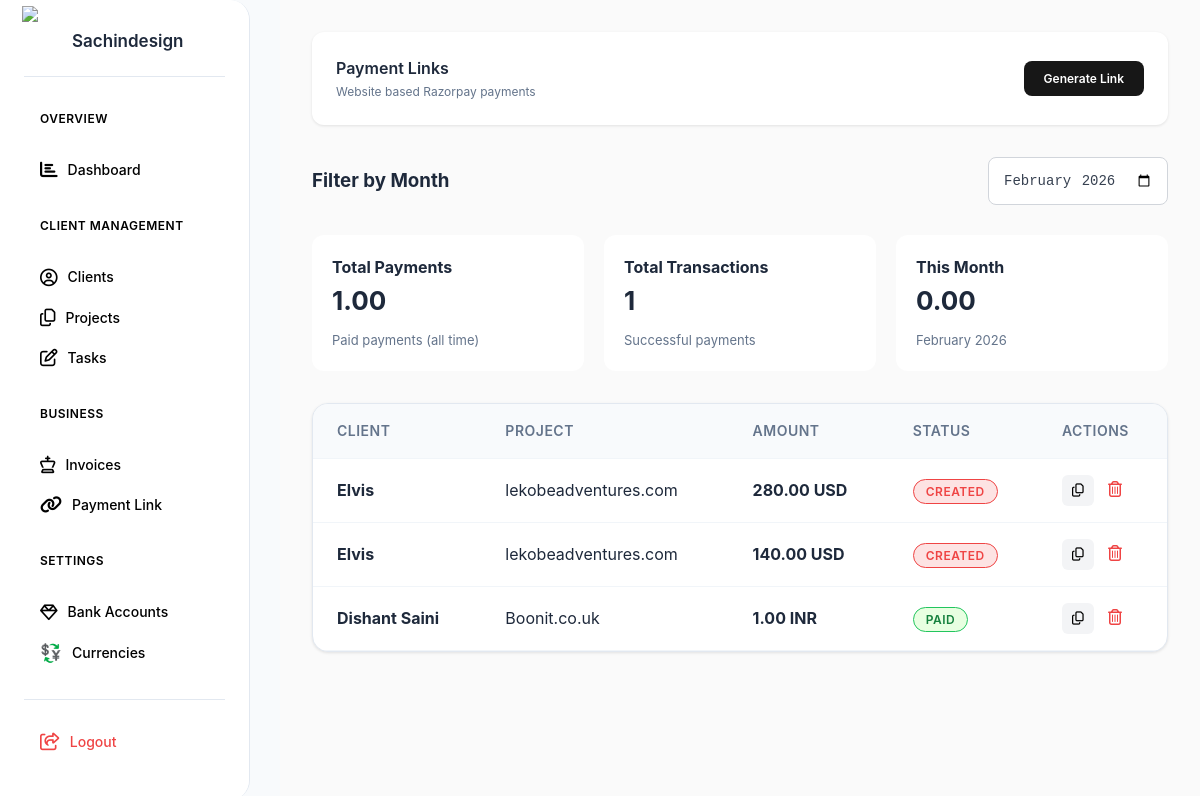
Screenshot of /paymentlink.php (signed in) with the database file from the repository.
### tables this page shows
CREATE TABLE `payment_links` (
  `id` int(11) NOT NULL,
  `client_id` int(11) NOT NULL,
  `project_id` int(11) NOT NULL,
  `amount` decimal(10,2) NOT NULL,
  `currency` varchar(5) NOT NULL,
  `slug` varchar(50) DEFAULT NULL,
  `razorpay_order_id` varchar(100) DEFAULT NULL,
  `razorpay_link_id` varchar(100) NOT NULL,
  `razorpay_link_url` text NOT NULL,
  `status` enum('created','paid','cancelled') DEFAULT 'created',
  `created_at` timestamp NULL DEFAULT current_timestamp(),
  `paid_at` datetime DEFAULT NULL
);

CREATE TABLE `clients` (
  `id` int(11) NOT NULL,
  `name` varchar(255) NOT NULL,
  `email` varchar(255) NOT NULL,
  `phone` varchar(20) DEFAULT NULL,
  `country` varchar(100) DEFAULT 'India',
  `whatsapp` varchar(20) DEFAULT NULL,
  `brand_name` varchar(255) DEFAULT NULL,
  `reference_websites` text DEFAULT NULL,
  `status` enum('Active','Paused','Completed') DEFAULT 'Active',
  `notes` text DEFAULT NULL,
  `created_at` timestamp NULL DEFAULT current_timestamp()
);

CREATE TABLE `projects` (
  `id` int(11) NOT NULL,
  `title` varchar(255) NOT NULL,
  `client_id` int(11) NOT NULL,
  `services` longtext DEFAULT NULL CHECK (json_valid(`services`)),
  `start_date` date DEFAULT NULL,
  `end_date` date DEFAULT NULL,
  `status` enum('Idea','In Progress','Review','Done') DEFAULT 'Idea',
  `deliverables` text DEFAULT NULL,
  `file_path` varchar(255) DEFAULT NULL,
  `notes` text DEFAULT NULL,
  `created_at` timestamp NULL DEFAULT current_timestamp()
);

### paymentlink.php (the view, shortened to what this page needs)
<?php
require_once 'config/database.php';
$selectedMonth = $_GET['month'] ?? date('Y-m');
[$year, $month] = explode('-', $selectedMonth);
$paymentsLinks = $pdo->query("
    SELECT pl.*, c.name AS client_name, p.title AS project_title
    FROM payment_links pl
    JOIN clients c ON c.id = pl.client_id
    JOIN projects p ON p.id = pl.project_id
    ORDER BY pl.id DESC
")->fetchAll();
$totalPaymentsTillDate = $pdo->query("
    SELECT IFNULL(SUM(amount),0)
    FROM payments
")->fetchColumn();
$totalTxn = $pdo->query("
    SELECT COUNT(*)
    FROM payments
")->fetchColumn();
$thisMonthStmt = $pdo->prepare("
    SELECT IFNULL(SUM(amount),0)
    FROM payments
    WHERE MONTH(paid_at)=?
    AND YEAR(paid_at)=?
");
$thisMonthStmt->execute([$month, $year]);
$thisMonthAmount = $thisMonthStmt->fetchColumn();
?>
<!DOCTYPE html>
<html>
<head>
<link href="assets/style.css" rel="stylesheet">
<link rel="stylesheet" href="https://cdnjs.cloudflare.com/ajax/libs/font-awesome/6.5.0/css/all.min.css">
</head>
<body>
<div class="container">
        <nav class="sidebar">
           <div class="logo">
    <div class="logo-icon">
        <img src="https://sachindesign.com/assets/img/Sachin's%20photo.png" alt="Logo Icon" />
    </div>
    <div class="logo-text">Sachindesign</div>
</div>
            <div class="nav-section">
                <div class="nav-title">Overview</div>
                <a href="index.php" class="nav-item">
                    <span class="nav-item-icon"><i class="fas fa-chart-bar"></i></span>
                    <span>Dashboard</span>
                </a>
            </div>
            <div class="nav-section">
                <div class="nav-title">Client Management</div>
                <a href="clients.php" class="nav-item">
                    <span class="nav-item-icon"><i class="fa-regular fa-circle-user"></i></span>
                    <span>Clients</span>
                </a>
                <a href="projects.php" class="nav-item">
                    <span class="nav-item-icon"><i class="fa-regular fa-copy"></i></span>
                    <span>Projects</span>
                </a>
                <a href="tasks.php" class="nav-item">
                    <span class="nav-item-icon"><i class="fa-regular fa-pen-to-square"></i></span>
                    <span>Tasks</span>
                </a>
            </div>
            <div class="nav-section">
                <div class="nav-title">Business</div>
                <a href="invoices.php" class="nav-item">
                    <span class="nav-item-icon"><i class="fa-regular fa-chess-king"></i></span>
                    <span>Invoices</span>
                </a>
                <a href="paymentlink.php" class="nav-item">
                    <span class="nav-item-icon"><i class="fa-solid fa-link"></i></span>
                    <span>Payment Link</span>
                </a>
            </div>
            <div class="nav-section">
                <div class="nav-title">Settings</div>
                <a href="bank-accounts.php" class="nav-item">
                    <span class="nav-item-icon"><i class="fa-regular fa-gem"></i></span>
                    <span>Bank Accounts</span>
                </a>
                <a href="currencies.php" class="nav-item">
                    <span class="nav-item-icon">💱</span>
                    <span>Currencies</span>
                </a>
            </div>
                <div class="nav-section" style="margin-top: auto; border-top: 1px solid #e2e8f0; padding-top: 1rem;">
        <a href="logout.php" class="nav-item logout-item" onclick="return confirm('Are you sure you want to logout?')">
                    <span class="nav-item-icon"><i class="fa-regular fa-share-from-square"></i></span>
            <span>Logout</span>
        </a>
    </div>
        </nav>
<main class="main-content">
<header class="header">
    <div>
        <h1>Payment Links</h1>
        <p>Website based Razorpay payments</p>
    </div>
    <a href="create-paymentlink.php" class="btn btn-primary">
        Generate Link
    </a>
</header>
<div style="margin-top:25px;display:flex;justify-content:space-between;align-items:center">
    <h3>Filter by Month</h3>
    <input type="month"
           class="form-input"
           value="<?= $selectedMonth ?>"
           onchange="window.location='paymentlink.php?month='+this.value">
</div>
<div class="stats-grid">
<div class="card">
    <h4>Total Payments</h4>
    <div class="stat-value"><?= number_format($totalPaymentsTillDate,2) ?></div>
    <div class="stat-sub">Paid payments (all time)</div>
</div>
<div class="card">
    <h4>Total Transactions</h4>
    <div class="stat-value"><?= number_format($totalTxn) ?></div>
    <div class="stat-sub">Successful payments</div>
</div>
<div class="card">
    <h4>This Month</h4>
    <div class="stat-value"><?= number_format($thisMonthAmount,2) ?></div>
    <div class="stat-sub"><?= date('F Y', strtotime($selectedMonth)) ?></div>
</div>
</div>
<div class="table-container" style="margin-top:25px">
<table class="table">
<thead>
<tr>
<th>Client</th>
<th>Project</th>
<th>Amount</th>
<th>Status</th>
<th>Actions</th>
</tr>
</thead>
<tbody>
<?php foreach ($paymentsLinks as $p):
    $paymentUrl = "https://panel.sachindesign.com/pay.php?slug=".$p['slug'];
?>
<tr>
<td><strong><?= htmlspecialchars($p['client_name']) ?></strong></td>
<td><?= htmlspecialchars($p['project_title']) ?></td>
<td><strong><?= number_format($p['amount'],2) ?> <?= $p['currency'] ?></strong></td>
<td>
<span class="status <?= strtolower($p['status']) ?>">
<?= ucfirst($p['status']) ?>
</span>
</td>
<td>
<button class="copy-btn"
onclick="copyPayment(
'<?= addslashes($p['client_name']) ?>',
'<?= addslashes($p['project_title']) ?>',
'<?= number_format($p['amount'],2).' '.$p['currency'] ?>',
'<?= $paymentUrl ?>',
this)">
<i class="fa-regular fa-copy"></i>
</button>
<a class="delete-btn"
href="paymentlink.php?delete_id=<?= $p['id'] ?>"
onclick="return confirm('Delete this payment page permanently?')">
<i class="fa-regular fa-trash-can"></i>
</a>
</td>
</tr>
<?php endforeach; ?>
</tbody>
</table>
</div>
</main>
</div>
</body>
</html>

### assets/style.css (style rules this page uses)
* { margin: 0; padding: 0; box-sizing: border-box; }
body { font-family: 'Poppins', -apple-system, BlinkMacSystemFont, sans-serif; background: #f8fafc; color: #1e293b; line-height: 1.6; }
.container { display: flex; min-height: 100vh; }
.sidebar { border-radius: 0px 20px 20px 0px; width: 250px; background: #ffffff; padding: 1.5rem; position: fixed; height: 100vh; overflow-y: auto; border-right: 1px solid #e2e8f0; box-shadow: none; }
.logo { display: flex; align-items: center; gap: 0.75rem; margin-bottom: 2rem; padding-bottom: 1rem; border-bottom: 1px solid #e2e8f0; }
.logo-icon { width: 36px; height: 36px; background: linear-gradient(135deg, #667eea 0%, #764ba2 100%); border-radius: 8px; display: flex; align-items: center; justify-content: center; font-weight: bold; color: white; font-size: 1.1rem; }
.logo-text { font-size: 17px; font-weight: 600; color: #1e293b; }
.logo-icon img { width: 40px; height: auto; }
.logo-icon { background: #0000!important; }
.main-content { background: #fafafa !important; }
.nav-section { margin-bottom: 2rem; }
.nav-title { color: #000000; margin-bottom: 0px; font-size: 0.75rem; font-weight: 600; text-transform: uppercase; margin-bottom: 1rem; letter-spacing: 0.5px; padding-left: 1rem; }
.nav-item { display: flex; align-items: center; gap: 10px; padding: 0.75rem 1rem; color: #000000; text-decoration: none; border-radius: 8px; font-size: 14px; margin-bottom: -0.75rem; transition: all 0.2s; font-weight: 500; }
.nav-item-icon { font-size: 1.1rem; }
.main-content { flex: 1; margin-left: 280px; padding: 2rem; background: #fafafa; }
.header { display: flex; justify-content: space-between; align-items: center; margin-bottom: 2rem; background: white; padding: 1.5rem; border-radius: 12px; box-shadow: 0 1px 3px rgba(0, 0, 0, 0.1); }
.header h1 { font-size: 16px !important; font-weight: 600; color: #1e293b; }
.header p { font-size:12px; color: #64748b; }
.stats-grid { display: grid; grid-template-columns: repeat(4, 1fr); gap: 1.5rem; margin-bottom: 2rem; }
.stat-value { font-size: 2.5rem; font-weight: 800; margin-bottom: 0.5rem; color: #1e293b; }
.btn { padding: 8px 20px; border: none; border-radius: 8px; font-weight: 600; font-size: 12px; cursor: pointer; transition: all 0.2s; text-decoration: none; display: flex; align-items: center; gap: 0.5rem; }
.btn-primary { background: #171717; color: white; }
.table-container { background: white; border-radius: 16px; overflow: hidden; border: 1px solid #e2e8f0; box-shadow: 0 1px 3px rgba(0, 0, 0, 0.1); }
.table { width: 100%; border-collapse: collapse; }
.table th, .table td { padding: 1rem 1.5rem; text-align: left; border-bottom: 1px solid #f1f5f9; }
.table th { background: #f8fafc; font-weight: 600; color: #64748b; font-size: 0.875rem; text-transform: uppercase; letter-spacing: 0.5px; }
.status { padding: 0.5rem 1rem; border-radius: 20px; font-size: 0.75rem; font-weight: 600; text-transform: uppercase; letter-spacing: 0.5px; display: inline-flex; align-items: center; gap: 0.25rem; }
.form-input, .form-select, .form-textarea { width: 100%; padding: 0.875rem; border: 1px solid #d1d5db; border-radius: 8px; background: #ffffff; color: #374151; font-size: 0.875rem; transition: all 0.2s; }
.logout-item { color: #ef4444 !important; transition: all 0.2s; }

### paymentlink.php (style rules this page uses)
.table td { vertical-align: middle; }
.status.created { background:#fde3e3; color:#ef4444; border:1px solid #ef4444; padding:2px 12px; border-radius:20px; }
.status.paid { background:#e8ffe1; color:#15803d; border:1px solid #22c55e; padding:2px 12px; border-radius:20px; }
.copy-btn { background:#f3f4f6; border:none; padding:8px 10px; border-radius:6px; cursor:pointer; }
.delete-btn { color:#ef4444; margin-left:10px; }
.stats-grid { display:grid; grid-template-columns:repeat(3,1fr); gap:20px; margin-top:30px; }
.card { background:#fff; border-radius:12px; padding:20px; }
.stat-value { font-size:26px; font-weight:700; }
.stat-sub { font-size:13px; color:#64748b; }
.form-input { width:180px; }

### rows the page displays
payment_links: client.name "Elvis", project.title "lekobeadventures.com", amount "280.00", currency "USD", status "CREATED"
payment_links: client.name "Elvis", project.title "lekobeadventures.com", amount "140.00", currency "USD", status "CREATED"
payment_links: client.name "Dishant Saini", project.title "Boonit.co.uk", amount "1.00", currency "INR", status "PAID"

### other values shown
$totalPaymentsTillDate "1.00"
$totalTxn "1"
$thisMonthAmount "0.00"
